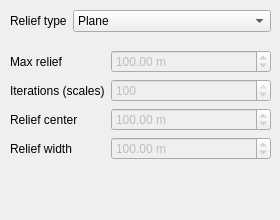
      <widget class="QWidget" name="tab_6">
       <attribute name="title">
        <string>relief</string>
       </attribute>
       <widget class="QWidget" name="layoutWidget_5">
        <property name="geometry">
         <rect>
          <x>10</x>
          <y>10</y>
          <width>261</width>
          <height>31</height>
         </rect>
        </property>
        <layout class="QFormLayout" name="formLayout_13">
         <item row="0" column="0">
          <widget class="QLabel" name="reliefTypeLabel">
           <property name="text">
            <string>Relief type</string>
           </property>
          </widget>
         </item>
         <item row="0" column="1">
          <widget class="QComboBox" name="reliefTypeComboBox">
           <property name="currentText">
            <string>Plane</string>
           </property>
           <property name="currentIndex">
            <number>0</number>
           </property>
           <item>
            <property name="text">
             <string>Plane</string>
            </property>
           </item>
           <item>
            <property name="text">
             <string>Triangle</string>
            </property>
           </item>
           <item>
            <property name="text">
             <string>Superposed</string>
            </property>
           </item>
          </widget>
         </item>
        </layout>
       </widget>
       <widget class="QWidget" name="layoutWidget_6">
        <property name="geometry">
         <rect>
          <x>10</x>
          <y>50</y>
          <width>261</width>
          <height>161</height>
         </rect>
        </property>
        <layout class="QFormLayout" name="formLayout_14">
         <item row="0" column="0">
          <widget class="QLabel" name="randomLabel">
           <property name="text">
            <string>Max relief</string>
           </property>
          </widget>
         </item>
         <item row="0" column="1">
          <widget class="QDoubleSpinBox" name="maxReliefDoubleSpinBox">
           <property name="enabled">
            <bool>false</bool>
           </property>
           <property name="locale">
            <locale language="English" country="UnitedStates"/>
           </property>
           <property name="keyboardTracking">
            <bool>false</bool>
           </property>
           <property name="suffix">
            <string> m</string>
           </property>
           <property name="maximum">
            <double>50000.000000000000000</double>
           </property>
           <property name="value">
            <double>100.000000000000000</double>
           </property>
          </widget>
         </item>
         <item row="1" column="0">
          <widget class="QLabel" name="iterationsScalesLabel">
           <property name="text">
            <string>Iterations (scales)</string>
           </property>
          </widget>
         </item>
         <item row="1" column="1">
          <widget class="QSpinBox" name="nIterationsSpinBox">
           <property name="enabled">
            <bool>false</bool>
           </property>
           <property name="locale">
            <locale language="English" country="UnitedStates"/>
           </property>
           <property name="keyboardTracking">
            <bool>false</bool>
           </property>
           <property name="suffix">
            <string/>
           </property>
           <property name="maximum">
            <number>100</number>
           </property>
           <property name="value">
            <number>100</number>
           </property>
          </widget>
         </item>
         <item row="2" column="0">
          <widget class="QLabel" name="randomLabel_2">
           <property name="text">
            <string>Relief center</string>
           </property>
          </widget>
         </item>
         <item row="2" column="1">
          <widget class="QDoubleSpinBox" name="centerReliefDoubleSpinBox">
           <property name="enabled">
            <bool>false</bool>
           </property>
           <property name="locale">
            <locale language="English" country="UnitedStates"/>
           </property>
           <property name="keyboardTracking">
            <bool>false</bool>
           </property>
           <property name="suffix">
            <string> m</string>
           </property>
           <property name="maximum">
            <double>5000000.000000000000000</double>
           </property>
           <property name="value">
            <double>100.000000000000000</double>
           </property>
          </widget>
         </item>
         <item row="3" column="0">
          <widget class="QLabel" name="randomLabel_3">
           <property name="text">
            <string>Relief width</string>
           </property>
          </widget>
         </item>
         <item row="3" column="1">
          <widget class="QDoubleSpinBox" name="widthReliefDoubleSpinBox">
           <property name="enabled">
            <bool>false</bool>
           </property>
           <property name="locale">
            <locale language="English" country="UnitedStates"/>
           </property>
           <property name="keyboardTracking">
            <bool>false</bool>
           </property>
           <property name="suffix">
            <string> m</string>
           </property>
           <property name="maximum">
            <double>50000.000000000000000</double>
           </property>
           <property name="value">
            <double>100.000000000000000</double>
           </property>
          </widget>
         </item>
        </layout>
       </widget>
      </widget>
